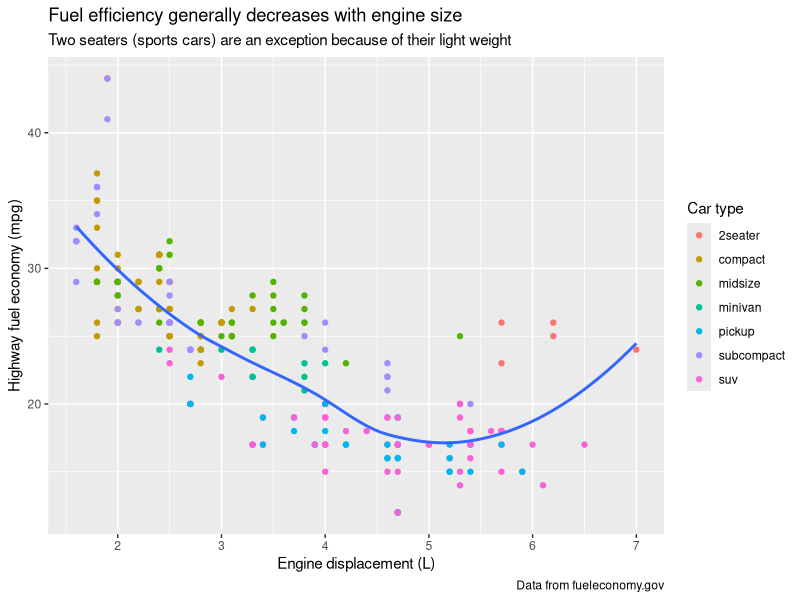
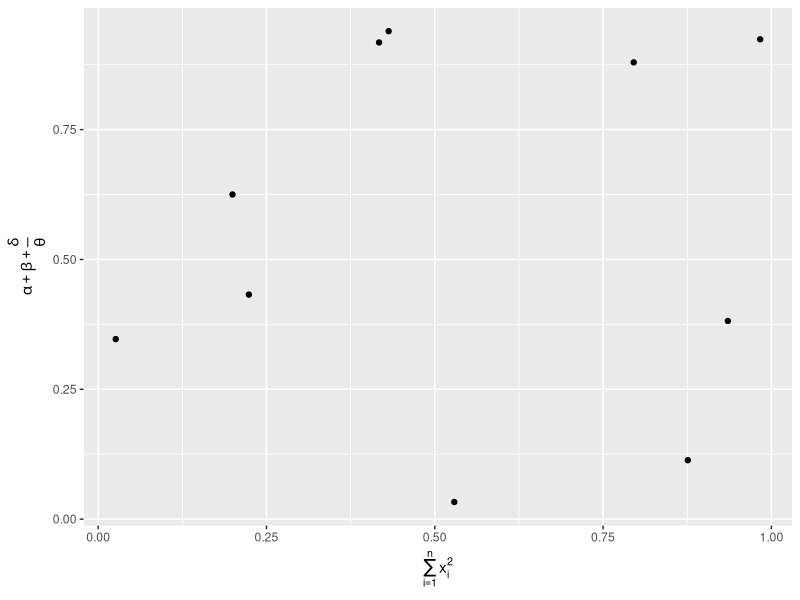
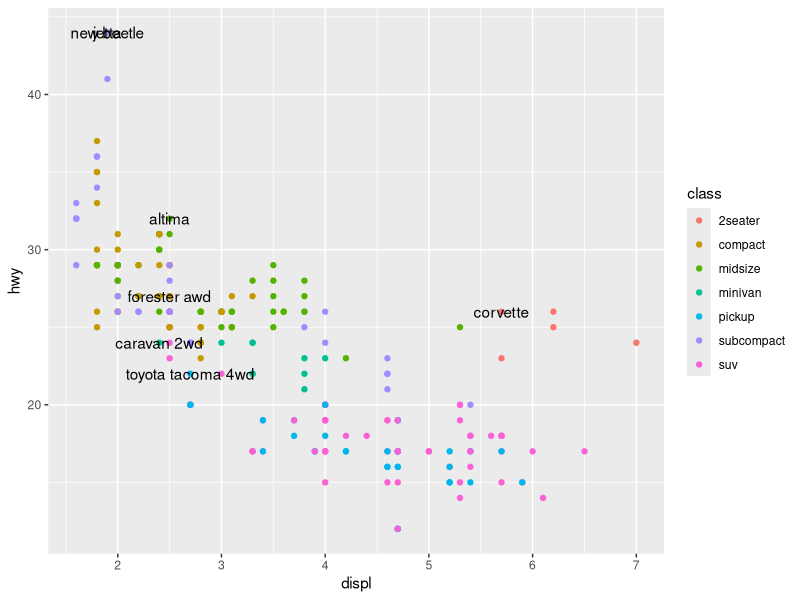
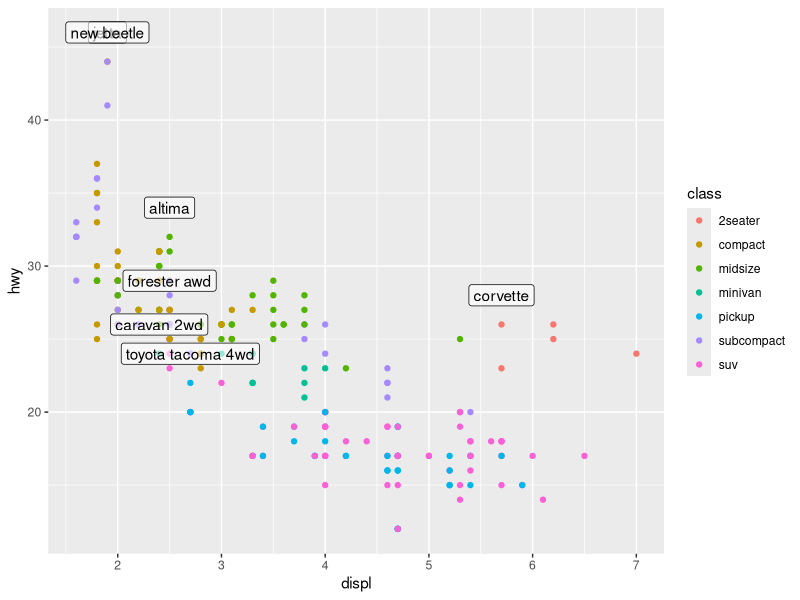
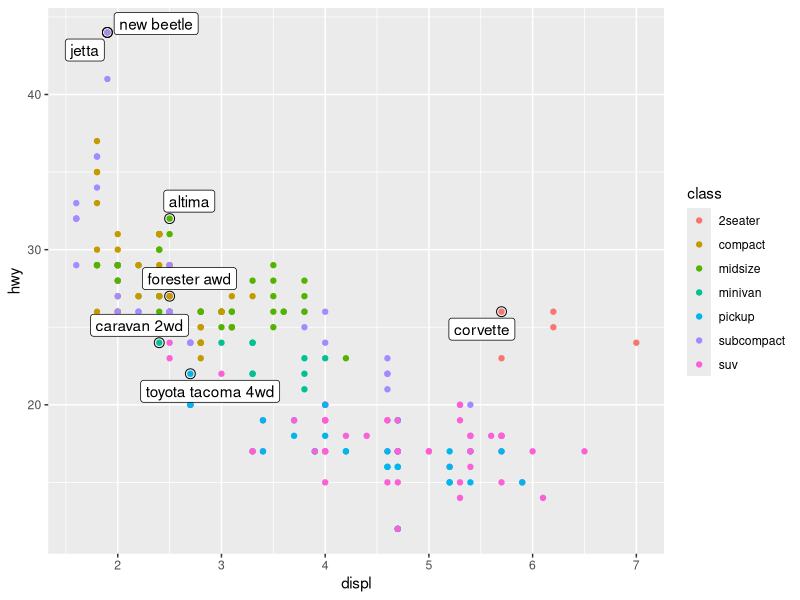
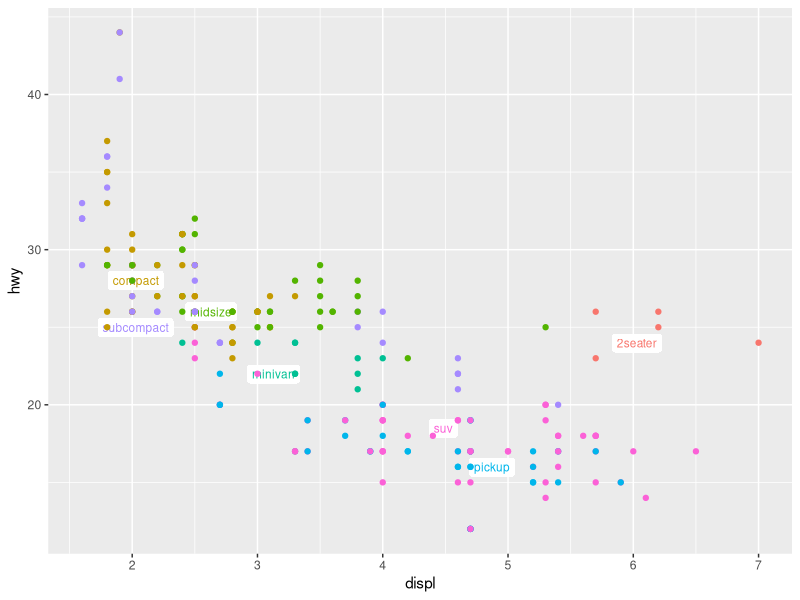
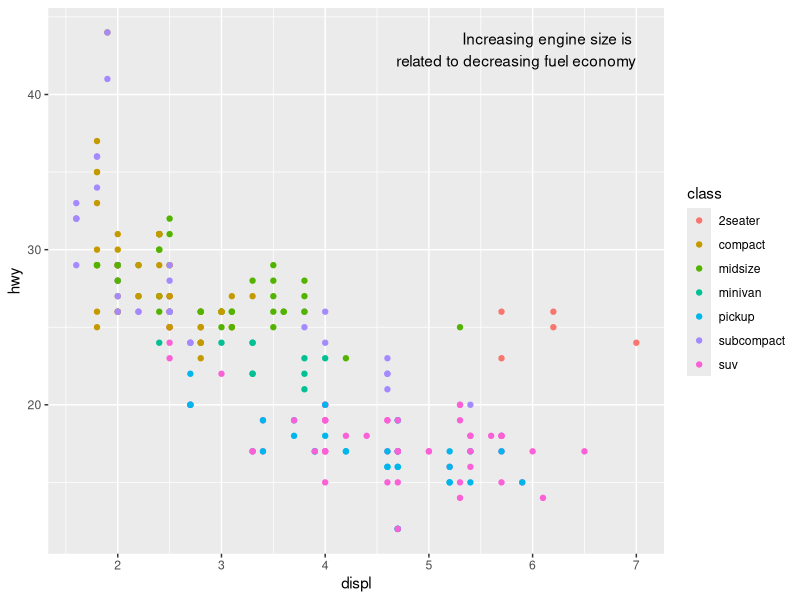
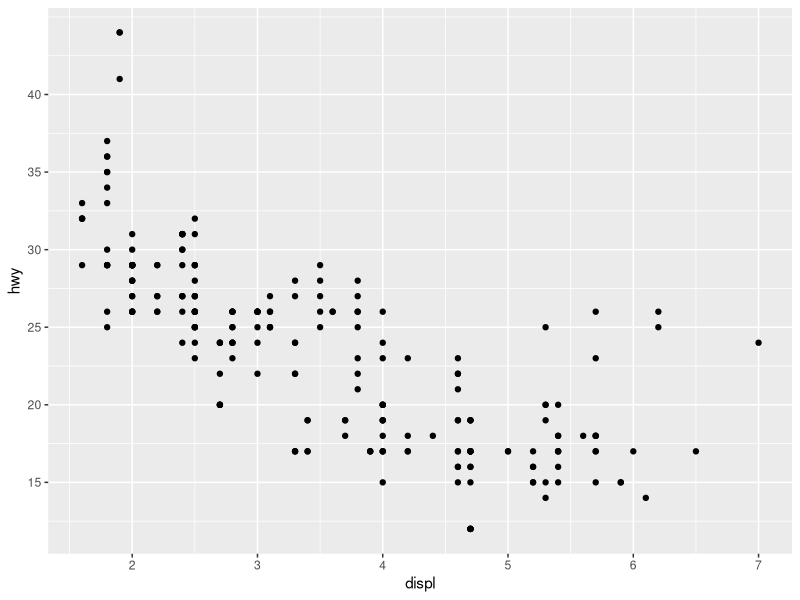

Source code (R) for these figures, in order:
library(dplyr)
library(ggplot2)
install.packages('ggrepel')
library(ggrepel)

# Title -------------------------------------------------------------------

## Use labs() to add title
ggplot(mpg, aes(displ, hwy)) + 
  geom_point(aes(color = class)) + 
  geom_smooth(se = FALSE) + 
  labs(
    x = "Engine displacement (L)",
    y = "Highway fuel economy (mpg)",
    colour = "Car type",
    title = "Fuel efficiency generally decreases with engine size",
    subtitle = "Two seaters (sports cars) are an exception because of their light weight",
    caption = "Data from fueleconomy.gov"
  )

## Equations can be used in the labels by quote()
df <- tibble(
  x = runif(10),
  y = runif(10)
)
ggplot(df, aes(x, y)) +
  geom_point() +
  labs(
    x = quote(sum(x[i] ^ 2, i == 1, n)),
    y = quote(alpha + beta + frac(delta, theta))
  )



# Annotation (text on the plot) -------------------------------------------

## Use geom_text() to insert text inside the plot

best_in_class <- mpg %>%
  group_by(class) %>% 
  filter(row_number(desc(hwy)) == 1)

ggplot(mpg, aes(displ, hwy)) + 
  geom_point(aes(colour = class)) + 
  geom_text(aes(label = model), data = best_in_class)

## We can also use geom_label() to do the above 
ggplot(mpg, aes(displ, hwy)) + 
  geom_point(aes(colour = class)) + 
  geom_label(aes(label = model), 
             data = best_in_class,
             nudge_y = 2,
             alpha = 0.6)

## IMPORTANT: To avoid label overlap, use geom_label_repel()
ggplot(mpg, aes(displ, hwy)) + 
  geom_point(aes(colour = class)) + 
  geom_point(size = 3, shape = 1, data = best_in_class) +
  geom_label_repel(aes(label = model), data = best_in_class)

## Remove legend when using the geom_label_repel:
class_avg <- mpg %>%
  group_by(class) %>%
  summarize(
    displ = median(displ),
    hwy = median(hwy)
  )
ggplot(mpg, aes(displ, hwy, color = class)) +
  ggrepel::geom_label_repel(aes(label = class),
                            data = class_avg,
                            size = 3,
                            label.size = 0,
                            segment.color = NA
  ) +
  geom_point() +
  theme(legend.position = "none")

## Add title inside the plot by summarize()
custom_label <- mpg %>%
  summarise(
    displ = max(displ),
    hwy = max(hwy),
    label = "Increasing engine size is \nrelated to decreasing fuel economy"
  )
ggplot(mpg, aes(displ, hwy)) + 
  geom_point(aes(color = class)) + 
  geom_text(
    aes(label = label),
    data = custom_label,
    vjust = "top",
    hjust = "right"
  )



# Scales ------------------------------------------------------------------

## use scales_X_X format
## break() controls the ticks:

ggplot(mpg, aes(displ, hwy)) + 
  geom_point() + 
  scale_y_continuous(breaks = seq(15, 40, by = 5))

## Remove x-axis and y-axis labels:
ggplot(mpg, aes(displ, hwy)) + 
  geom_point() + 
  scale_y_continuous(labels = NULL) + 
  scale_x_continuous(labels = NULL)

## Show the exact occurrence on axis:
presidential
presidential %>%
  mutate(id = row_number()) %>%
  ggplot(aes(start, id)) + 
  geom_point() + 
  geom_segment(aes(xend = end, yend = id)) + 
  geom_point(aes(end, id)) + 
  scale_x_date(
    NULL,
    breaks = presidential$start,
    date_labels = "'%y"
  )
  
## Legend attributes:
## Change the size of the circles in the legend
## Change the number of rows and cols
## Change the position of the legend
ggplot(mpg, aes(displ, hwy)) + 
  geom_point(aes(color = class)) + 
  geom_smooth(se = FALSE) + 
  theme(legend.position = "bottom") + 
  guides(
    color = guide_legend(nrow = 1, override.aes = list(size = 5))
  )

## Scale to log:
ggplot(diamonds, aes(carat, price)) + 
  geom_bin2d() + 
  scale_x_log10() + 
  scale_y_log10()

## Scale colors manually
## RColorBrewer is shown on Page 457 or the folllowing:
## https://r4ds.had.co.nz/graphics-for-communication.html#replacing-a-scale
ggplot(mpg, aes(displ, hwy)) + 
  geom_point(aes(color = drv)) +
  scale_color_brewer(palette = "Set1")
  
## Set color manually:
presidential %>%
  mutate(id = row_number()) %>%
  ggplot(aes(start, id, color = party)) + 
  geom_point() + 
  geom_segment(aes(xend = end, yend = id)) + 
  geom_point(aes(end, id)) + 
  scale_x_date(
    NULL,
    breaks = presidential$start,
    date_labels = "'%y"
  ) + 
  scale_color_manual(values = c(Republican = "red", Democratic = "blue"))




# Zooming -----------------------------------------------------------------

## Set limits on the axises:
ggplot(mpg, aes(displ, hwy)) + 
  geom_point(aes(color = class)) + 
  geom_smooth(se = FALSE) + 
  coord_cartesian(xlim = c(5, 7), ylim = c(10, 30))

## IMPORTANT: When comparing 2 plots, unify the axis ranges:
suv <- mpg %>% filter(class == "suv")
compact <- mpg %>% filter(class == "compact")

x_scale <- scale_x_continuous(limits = range(mpg$displ))
y_scale <- scale_y_continuous(limits = range(mpg$hwy))
col_scale <- scale_color_discrete(limits = unique(mpg$drv))

ggplot(suv, aes(displ, hwy, color = drv)) + 
  geom_point() + 
  x_scale + 
  y_scale + 
  col_scale

ggplot(compact, aes(displ, hwy, color = drv)) + 
  geom_point() + 
  x_scale + 
  y_scale + 
  col_scale


# Themes ------------------------------------------------------------------

ggplot(mpg, aes(displ, hwy)) + 
  geom_point(aes(color = class)) + 
  geom_smooth(se = FALSE) + 
  theme_classic()



# Saving plots ------------------------------------------------------------

ggplot(mpg, aes(displ, hwy)) + 
  geom_point(aes(color = class)) + 
  geom_smooth(se = FALSE)

ggsave("new_plot.pdf")


